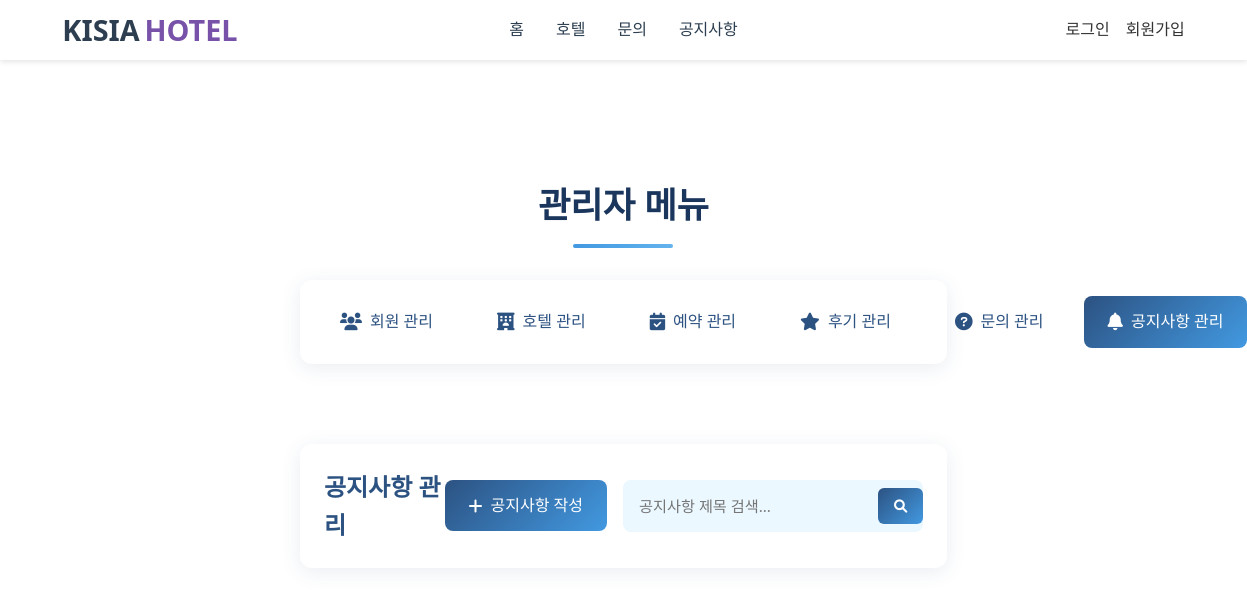
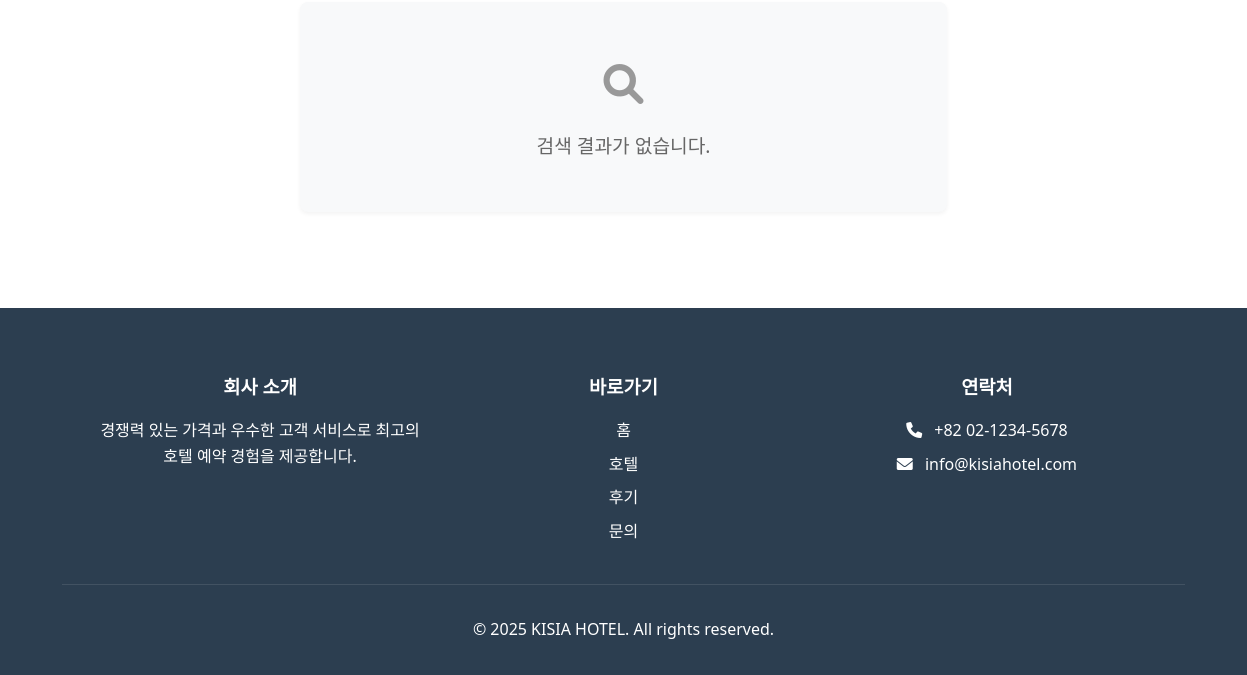
The page /admin/admin.php?tab=notices on the database as committed earlier (2 pictures, top to bottom).
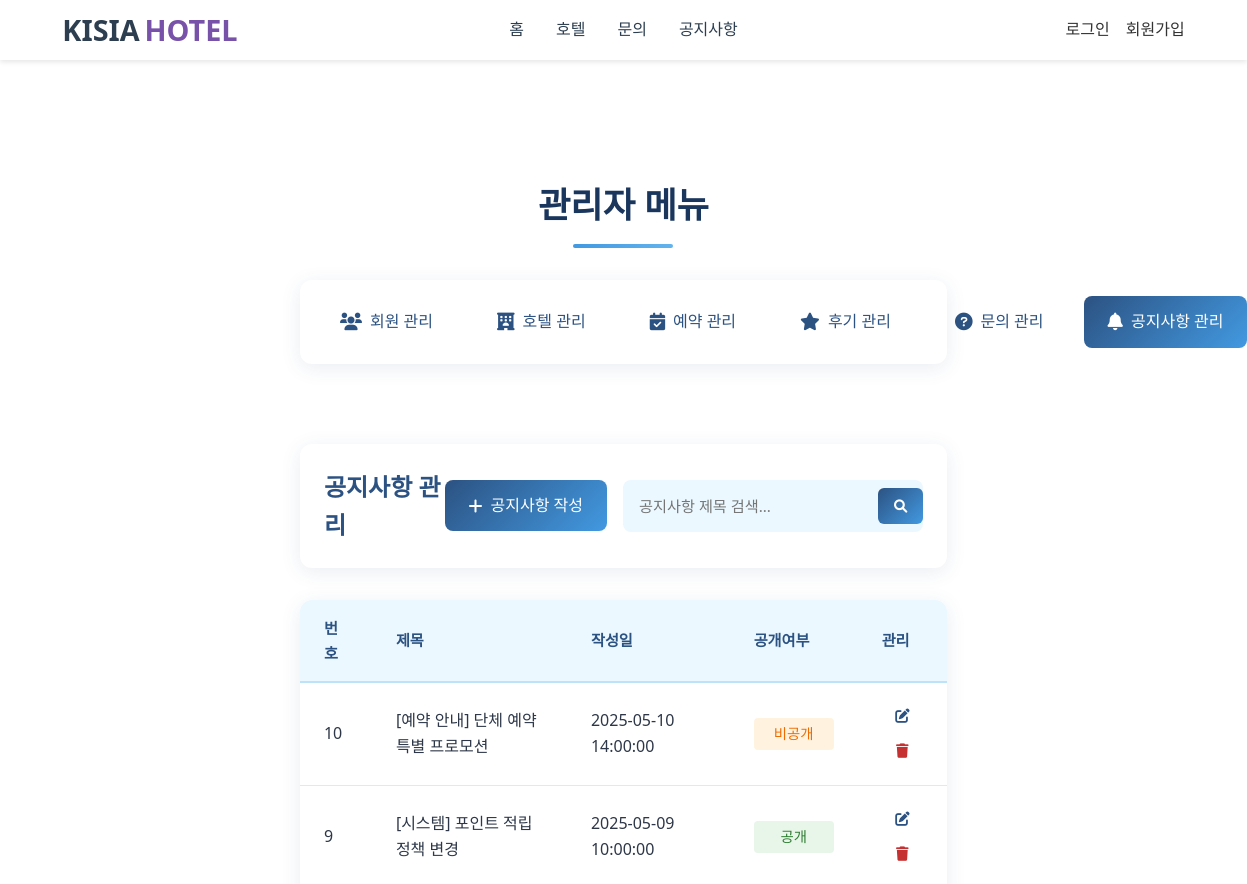
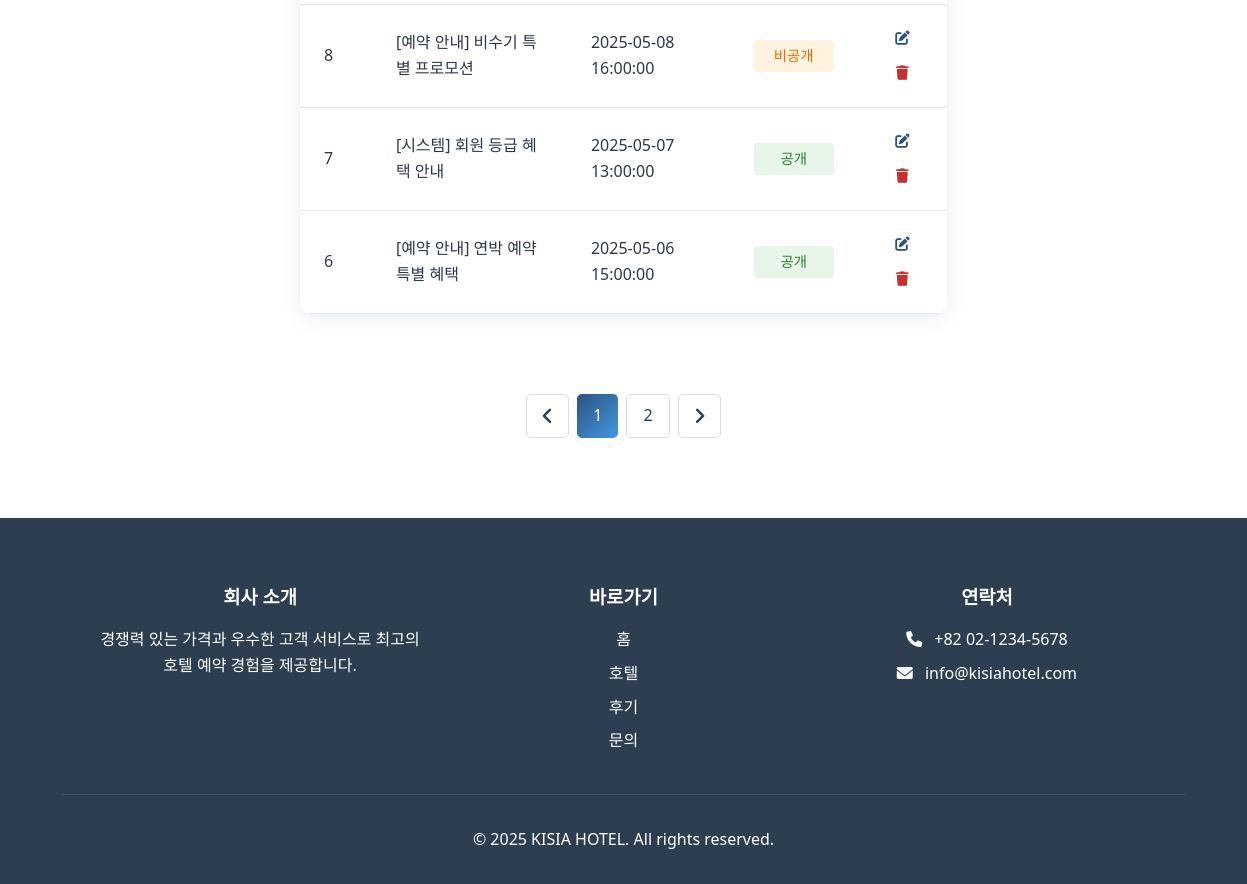
The same page on the database as committed later (2 pictures, top to bottom).
### tables this page shows
CREATE TABLE notices (
    notice_id INT PRIMARY KEY AUTO_INCREMENT,
    user_id INT NOT NULL,
    title VARCHAR(255) NOT NULL,
    content TEXT NOT NULL,
    created_at DATETIME DEFAULT CURRENT_TIMESTAMP,
    is_released BOOLEAN DEFAULT TRUE,
    FOREIGN KEY (user_id) REFERENCES users(user_id)
);

### src/includes/info_for_admin.php (called while the page is built, shortened)
<?php
include_once __DIR__ . '/../includes/db_connection.php';
$current_tab = isset($_GET['tab']) ? $_GET['tab'] : 'users';
$items_per_page = 5;
$page = isset($_GET['page']) ? (int)$_GET['page'] : 1;
$offset = ($page - 1) * $items_per_page;
if ($current_tab === 'users') {
    if (isset($_GET['user_name_search']) && trim($_GET['user_name_search']) !== '') {
        $keyword = trim($_GET['user_name_search']);
        $count_sql = "SELECT COUNT(*) as total FROM users WHERE username LIKE '%$keyword%'";
        $count_result = $conn->query($count_sql);
        $total_items = $count_result->fetch_assoc()['total'];
        $total_pages = ceil($total_items / $items_per_page);
        $sql = "SELECT * FROM users WHERE username LIKE '%$keyword%' ORDER BY user_id ASC LIMIT $offset, $items_per_page";
        $result = $conn->query($sql);
        $users = [];
        if ($result && $result->num_rows > 0) {
            while ($row = $result->fetch_assoc()) {
                $users[] = $row;
            }
        }
    }
    else {
        $count_sql = "SELECT COUNT(*) as total FROM users";
        $count_result = $conn->query($count_sql);
        $total_items = $count_result->fetch_assoc()['total'];
        $total_pages = ceil($total_items / $items_per_page);
        $sql = "SELECT * FROM users ORDER BY user_id ASC LIMIT $offset, $items_per_page";
        $result = $conn->query($sql);
        $users = [];
        if ($result && $result->num_rows > 0) {
            while ($row = $result->fetch_assoc()) {
                $users[] = $row;
            }
        }
    }
}
else if ($current_tab === 'notices') {
    if (isset($_GET['notice_title_search']) && trim($_GET['notice_title_search']) !== '') {
        $keyword = trim($_GET['notice_title_search']);
        $count_sql = "SELECT COUNT(*) as total FROM notices WHERE title LIKE '%$keyword%'";
        $count_result = $conn->query($count_sql);
        $total_items = $count_result->fetch_assoc()['total'];
        $total_pages = ceil($total_items / $items_per_page);
        $sql = "SELECT n.*, u.username
                FROM notices n
                JOIN users u ON n.user_id = u.user_id
                WHERE n.title LIKE '%$keyword%'
                ORDER BY n.notice_id DESC
                LIMIT $offset, $items_per_page";
        $result = $conn->query($sql);
        $notices = [];
        if ($result && $result->num_rows > 0) {
            while ($row = $result->fetch_assoc()) {
                $notices[] = $row;
            }
        }
    }
    else {
        $count_sql = "SELECT COUNT(*) as total FROM notices";
        $count_result = $conn->query($count_sql);
        $sql = "SELECT n.*, u.username
                FROM notices n
                JOIN users u ON n.user_id = u.user_id
                ORDER BY n.notice_id DESC
                LIMIT $offset, $items_per_page";
        $result = $conn->query($sql);
        $notices = [];
        if ($result && $result->num_rows > 0) {
            while ($row = $result->fetch_assoc()) {
                $notices[] = $row;
            }
        }
    }
}
?>

### src/admin/admin.php (the view, shortened to what this page needs)
<?php
include_once __DIR__ . '/../includes/header.php';
include_once __DIR__ . '/../includes/info_for_admin.php';
?>
    <main class="admin-container">
        <h2 class="admin-title">관리자 메뉴</h2>
        <div class="admin-menu">
            <ul>
                <li class="active" data-tab="users">
                    <i class="fas fa-users"></i>
                    회원 관리
                </li>
                <li data-tab="hotels">
                    <i class="fas fa-hotel"></i>
                    호텔 관리
                </li>
                <li data-tab="reservations">
                    <i class="fas fa-calendar-check"></i>
                    예약 관리
                </li>
                <li data-tab="reviews">
                    <i class="fas fa-star"></i>
                    후기 관리
                </li>
                <li data-tab="inquiries">
                    <i class="fas fa-question-circle"></i>
                    문의 관리
                </li>
                <li data-tab="notices">
                    <i class="fas fa-bell"></i>
                    공지사항 관리
                </li>
            </ul>
        </div>
        <div class="admin-content">
            <section id="notices" class="content-section">
                <div class="section-header">
                    <h2>공지사항 관리</h2>
                    <div class="search-form-container">
                        <div class="section-actions">
                            <a href="notice-write.php" class="add-btn"><i class="fas fa-plus"></i> 공지사항 작성</a>
                        </div>
                        <form method="get" action="../includes/info_for_admin.php">
                            <div class="admin-search-box">
                                <input type="text" name="notice_title_search" placeholder="공지사항 제목 검색...">
                                <button><i class="fas fa-search"></i></button>
                            </div>
                        </form>
                    </div>
                </div>
                <?php if (empty($notices)): ?>
                    <p style="max-width: 80%; margin: 0 auto; margin-top: 3rem; margin-bottom: 4rem;" class="no-results">검색 결과가 없습니다.</p>
                <?php else: ?>
                    <div class="table-container">
                        <table class="admin-table">
                            <thead>
                                <tr>
                                    <th>번호</th>
                                    <th>제목</th>
                                    <th>작성일</th>
                                    <th>공개여부</th>
                                    <th>관리</th>
                                </tr>
                            </thead>
                            <tbody>
                                <?php foreach ($notices as $notice): ?>
                                    <tr>
                                        <td><?= $notice['notice_id'] ?></td>
                                        <td><?= $notice['title'] ?></td>
                                        <td><?= $notice['created_at'] ?></td>
                                        <td>
                                            <?php if ($notice['is_released']): ?>
                                                <span class="status-complete">공개</span>
                                            <?php else: ?>
                                                <span class="status-pending">비공개</span>
                                            <?php endif; ?>
                                        </td>
                                        <td>
                                            <form method="get" action="../admin/notice-edit.php">
                                                <button name="notice_edit" class="action-btn edit" value="<?= $notice['notice_id'] ?>"><i class="fas fa-edit"></i></button>
                                            </form>
                                            <form method="get" action="../action/admin_delete_action.php">
                                                <button name="notice_delete" class="action-btn delete" value="<?= $notice['notice_id'] ?>"><i class="fas fa-trash"></i></button>
                                            </form>
                                        </td>
                                    </tr>
                                <?php endforeach; ?>
                            </tbody>
                        </table>
                    </div>
                    <?php
                    if (isset($_GET['notice_title_search'])) {
                        searchPagination($page, $total_pages, 'notices', $_GET['notice_title_search']);
                    } else {
                        Adminpagination($page, $total_pages, 'notices');
                    }
                    ?>
                <?php endif; ?>
            </section>
        </div>
    </main>
<?php include_once __DIR__ . '/../includes/footer.php'; ?>
</body>
</html>

### src/includes/header.php (shortened to what this page needs)
<?php
include_once __DIR__ . '/../includes/pagination.php';
?>
<!DOCTYPE html>
<html lang="ko">
<head>
    <link rel="stylesheet" href="../style/styles.css">
    <link rel="stylesheet" href="../style/login.css">
    <link rel="stylesheet" href="../style/mypage.css">
    <link rel="stylesheet" href="../style/inquiry.css">
    <link rel="stylesheet" href="../style/review.css">
    <link rel="stylesheet" href="../style/event.css">
    <link rel="stylesheet" href="../style/event-timedeal.css">
    <link rel="stylesheet" href="../style/hotels.css">
    <link rel="stylesheet" href="../style/admin.css">
    <link rel="stylesheet" href="../style/payment.css">
    <link rel="stylesheet" href="../style/hotel-detail.css">
    <link rel="stylesheet" href="../style/hotel-add.css">
    <link rel="stylesheet" href="../style/inquiry.css">
    <link rel="stylesheet" href="https://cdnjs.cloudflare.com/ajax/libs/font-awesome/6.0.0/css/all.min.css">
</head>
<?php if ($_SESSION['is_admin'] ?? false): ?>
    <body>
    <div class="style-header">
        <div class="style-nav">
            <a class="style-logo">KISIA <span>HOTEL</span></a>
            <div class="style-auth-buttons">
                <?php include __DIR__ . '/../action/auto_buttons.php'; ?>
            </div>
        </div>
    </div>
</body>
<?php else: ?>
<body>
    <div class="style-header">
        <div class="style-nav">
            <a href="../index.php" class="style-logo">KISIA <span>HOTEL</span></a>
            <ul class="style-nav-links">
                <li><a href="../index.php">홈</a></li>
                <li><a href="../hotel/hotels.php">호텔</a></li>
                <li><a href="../inquiry/inquiry.php">문의</a></li>
                <li><a href="../notice/notice.php">공지사항</a></li>
            </ul>
            <div class="style-auth-buttons">
                <?php include __DIR__ . '/../action/auto_buttons.php'; ?>
            </div>
        </div>
    </div>
</body>
<?php endif; ?>
</html>

### src/action/auto_buttons.php (shortened to what this page needs)
<?php if(!isset($_SESSION['is_login'])): ?>
    <a href="../user/login.php" class="style-auth-btn">로그인</a>
    <a href="../user/signup.php" class="style-auth-btn">회원가입</a>
<?php endif; ?>

### src/includes/footer.php
    <footer class="style-footer">
        <div class="style-footer-content">
            <div class="style-footer-section">
                <h3>회사 소개</h3>
                <p>경쟁력 있는 가격과 우수한 고객 서비스로 최고의 호텔 예약 경험을 제공합니다.</p>
            </div>
            <div class="style-footer-section">
                <h3>바로가기</h3>
                <ul>
                    <li><a href="../index.php">홈</a></li>
                    <li><a href="../hotel/hotels.php">호텔</a></li>
                    <li><a href="../review/review.php">후기</a></li>
                    <li><a href="../inquiry/inquiry.php">문의</a></li>
                </ul>
            </div>
            <div class="style-footer-section">
                <h3>연락처</h3>
                <p><i class="fas fa-phone"></i> +82 02-1234-5678</p>
                <p><i class="fas fa-envelope"></i> info@kisiahotel.com</p>
            </div>
        </div>
        <div class="style-footer-bottom">
            <p>&copy; 2025 KISIA HOTEL. All rights reserved.</p>
        </div>
    </footer>
</body>
</html>

### src/includes/pagination.php (shortened to what this page needs)
    <?php
function Adminpagination($current_page, $total_pages, $tab) {
    $start_page = max(1, $current_page - 2);
    $end_page = min($total_pages, $start_page + 4);
    if ($end_page - $start_page < 4) {
        $start_page = max(1, $end_page - 4);
    }
    $params = $_GET;
    unset($params['page']);
    $query_string = http_build_query($params);
    $query_string = $query_string ? '&' . $query_string : '';
    ?>
    <div class="admin-pagination">
        <a href="?tab=<?= $tab ?>&page=<?= max(1, $current_page - 1) . $query_string ?>" class="arrow" aria-label="이전 페이지">
            <i class="fas fa-angle-left"></i>
        </a>
        <?php for ($i = $start_page; $i <= $end_page; $i++): ?>
            <a href="?tab=<?= $tab ?>&page=<?= $i . $query_string ?>" class="<?= (int)$i === (int)$current_page ? 'active' : '' ?>">
                <?= $i ?>
            </a>
        <?php endfor; ?>
        <a href="?tab=<?= $tab ?>&page=<?= min($total_pages, $current_page + 1) . $query_string ?>" class="arrow" aria-label="다음 페이지">
            <i class="fas fa-angle-right"></i>
        </a>
    </div>
    <?php
}
    ?>

### src/style/styles.css (style rules this page uses)
* { margin: 0; padding: 0; box-sizing: border-box; font-family: 'Segoe UI', Tahoma, Geneva, Verdana, sans-serif; }
body { line-height: 1.6; color: #333; }
a { text-decoration: none; color: inherit; }
.style-header { background-color: #fff; box-shadow: 0 2px 5px rgba(0, 0, 0, 0.1); position: fixed; width: 100%; top: 0; z-index: 1000; height: 60px; }
.style-nav { display: flex; justify-content: space-between; align-items: center; padding: 1rem 5%; max-width: 1400px; margin: 0 auto; position: relative; height: 60px; }
.style-logo { font-size: 1.8rem; font-weight: bold; color: #2c3e50; display: flex; align-items: center; gap: 0.3rem; position: absolute; left: 5%; }
.style-logo span { color: #7851A9; font-weight: 800; }
.style-nav-links { display: flex; list-style: none; gap: 2rem; margin: 0 auto; }
.style-nav-links li { white-space: nowrap; }
.style-nav-links a { text-decoration: none; color: #2c3e50; font-weight: 500; transition: color 0.3s; }
.style-auth-buttons { display: flex; gap: 1rem; position: absolute; right: 5%; }
.style-footer { background-color: #2c3e50; color: white; padding: 4rem 5% 2rem; }
.style-footer-content { display: grid; grid-template-columns: repeat(auto-fit, minmax(250px, 1fr)); gap: 2rem; max-width: 1400px; margin: 0 auto; padding: 0 2rem; }
.style-footer-section { text-align: center; }
.style-footer-section h3 { margin-bottom: 1rem; color: white; }
.style-footer-section ul { list-style: none; padding: 0; }
.style-footer-section ul li { margin-bottom: 0.5rem; }
.style-footer-section a { color: white; text-decoration: none; transition: color 0.3s; }
.style-footer-section p { margin-bottom: 0.5rem; color: white; }
.style-footer-section i { margin-right: 0.5rem; color: white; }
.style-footer-bottom { text-align: center; margin-top: 2rem; padding-top: 2rem; border-top: 1px solid rgba(255, 255, 255, 0.1); color: white; }

### src/style/mypage.css (style rules this page uses)
.content-section { display: none; }
.content-section.active { display: block; }

### src/style/inquiry.css (style rules this page uses)
.status-complete, .status-pending { display: inline-block; padding: 0.3rem 0.8rem; border-radius: 4px; font-size: 0.9rem; font-weight: 500; width: 80px; text-align: center; }
.status-complete { background-color: #e8f5e9; color: #2e7d32; }
.status-pending { background-color: #fff3e0; color: #ef6c00; }

### src/style/review.css (style rules this page uses)
.action-btn { display: flex; align-items: center; gap: 0.3rem; color: #666; cursor: pointer; border: none; background: none; font-size: 0.9rem; transition: color 0.3s; white-space: nowrap; }
.action-btn i { margin-right: 0; }

### src/style/hotels.css (style rules this page uses)
.no-results { width: 100%; text-align: center; padding: 50px 0; font-size: 1.2rem; color: #666; background-color: #f8f9fa; border-radius: 8px; margin: 20px 0; box-shadow: 0 2px 4px rgba(0, 0, 0, 0.05); }
.no-results::before { content: '\f002'; font-family: 'Font Awesome 5 Free'; font-weight: 900; display: block; font-size: 2.5rem; color: #999; margin-bottom: 15px; }

Rows that differ between the two databases and show on the page:
added notices: notice_id "10", title "[예약 안내] 단체 예약 특별 프로모션", created_at "2025-05-10 14:00:00", is_released "비공개"
added notices: notice_id "9", title "[시스템] 포인트 적립 정책 변경", created_at "2025-05-09 10:00:00", is_released "공개"
added notices: notice_id "8", title "[예약 안내] 비수기 특별 프로모션", created_at "2025-05-08 16:00:00", is_released "비공개"
added notices: notice_id "7", title "[시스템] 회원 등급 혜택 안내", created_at "2025-05-07 13:00:00", is_released "공개"
added notices: notice_id "6", title "[예약 안내] 연박 예약 특별 혜택", created_at "2025-05-06 15:00:00", is_released "공개"
Other text that changed with them:
text no longer shown: "검색 결과가 없습니다."
text now shown: "번호 제목 작성일 공개여부 관리"
new list line: "1"
new list line: "2"
